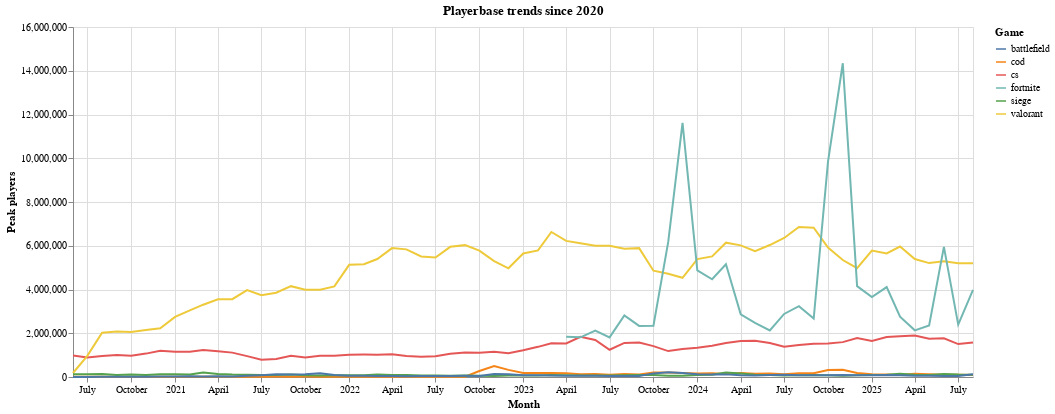

The code cell stored with this chart in its notebook:
### Code cell
long = merged.melt(id_vars='month', var_name='game', value_name='players')

line = alt.Chart(long).mark_line().encode(
    x=alt.X('month:T', title='Month'),
    y=alt.Y('players:Q', title='Peak players'),
    color=alt.Color('game:N', title='Game'),
    tooltip=['month:T','game:N','players:Q']
).properties(width=900, height=350, title='Playerbase trends since 2020')

line

### Figure 1 — Vega-Lite specification as saved in the notebook (floating-point values rounded to 4 significant figures; data arrays with more than 128 entries replaced by an {"elided": "..."} marker saying what was removed)
{"$schema": "https://vega.github.io/schema/vega-lite/v5.20.1.json", "config": {"view": {"continuousHeight": 300, "continuousWidth": 300}}, "data": {"name": "data-39ff7418b2f1fa82bd4b2e372d0cf2f1"}, "datasets": {"data-39ff7418b2f1fa82bd4b2e372d0cf2f1": {"elided": "378 records"}}, "encoding": {"color": {"field": "game", "title": "Game", "type": "nominal"}, "tooltip": [{"field": "month", "type": "temporal"}, {"field": "game", "type": "nominal"}, {"field": "players", "type": "quantitative"}], "x": {"field": "month", "title": "Month", "type": "temporal"}, "y": {"field": "players", "title": "Peak players", "type": "quantitative"}}, "height": 350, "mark": {"type": "line"}, "title": "Playerbase trends since 2020", "usermeta": {"embedOptions": {"theme": "fivethirtyeight"}}, "width": 900}
